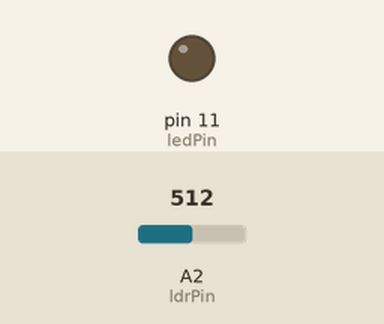
The sketch below on a simulated Arduino Uno, built with avr-gcc and run on an emulated ATmega328P. Parts: output pins drawn as LEDs (lit = HIGH). The test bench sets the inputs (shaded band); at power-on: A2 (ldrPin) = 512.

Above: at 1.2 s.
1.3 s: A2 (ldrPin) set to 87
2.8 s: A2 (ldrPin) set to 75
At 4.0 s:
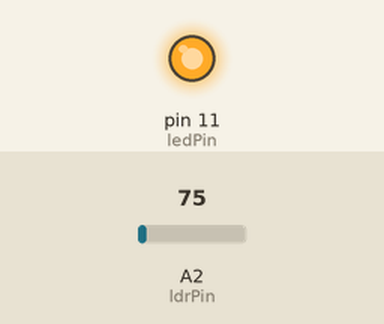
4.3 s: A2 (ldrPin) set to 122
At 5.3 s:
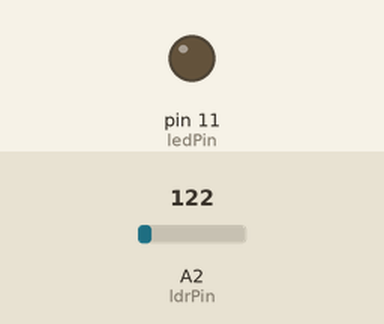
5.8 s: A2 (ldrPin) set to 70
At 6.5 s:
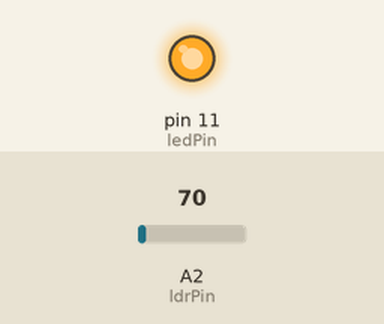
Timing chart, 0 to 8.3 s (numbered marks = the images above; inputs shaded):
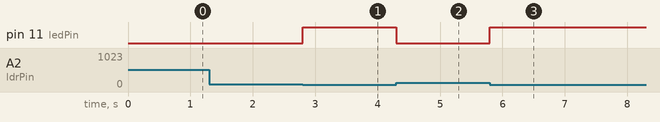

The sketch:

photoresistor_LED.ino
```cpp
int ldrPin = A2;
int ledPin = 11;
int ldrValue;

void setup() {
 Serial.begin(9600);
  pinMode(ldrPin, INPUT_PULLUP);
  pinMode(ledPin,  OUTPUT);

}

void loop() {
  ldrValue = analogRead(ldrPin);

  if  (ldrValue <= 80) {
    digitalWrite(ledPin, HIGH);
  } else {
    digitalWrite(ledPin,  LOW);
  }

}
```

Measured:
- the behaviour switches between 81 and 80 on A2 (ldrPin) (found by bisection; images 0 and 1)
- after the input at 1.3 s, every drawn part: stays the same
- after the input at 2.8 s, pin 11 (ledPin): LOW → HIGH at once
- after the input at 4.3 s, pin 11 (ledPin): HIGH → LOW at once
- after the input at 5.8 s, pin 11 (ledPin): LOW → HIGH at once
